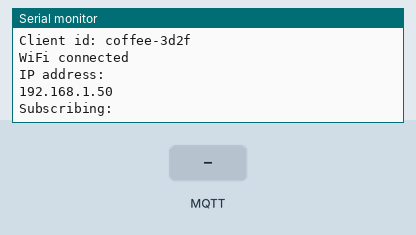
A sketch run on a simulated ESP8266 (NodeMCU). Shown: the last lines printed to the serial monitor. Inputs (shaded band) come from the test bench. WiFi joins after 1.5 s; servers stay silent unless stated; random numbers use the default seed unless the sketch sets one; no MQTT or app messages arrive unless stated; not simulated (calls return 0 or success): credentials.h; names the files do not define were given values by the test bench: MQTT_PORT = 1883, OTA_PORT = 80.

Above: at 2.4 s.
2.5 s: MQTT message "5" arrives on the first subscribed topic
At 3.4 s:
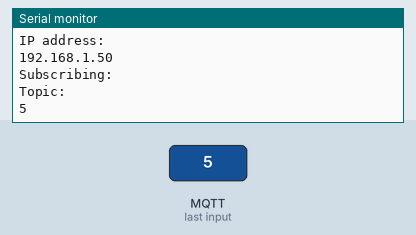
4.0 s: MQTT message "on" arrives on the first subscribed topic
At 5.2 s:
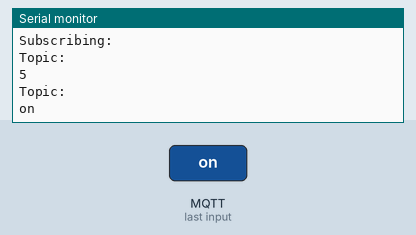
5.5 s: MQTT message "off" arrives on the first subscribed topic
At 6.4 s:
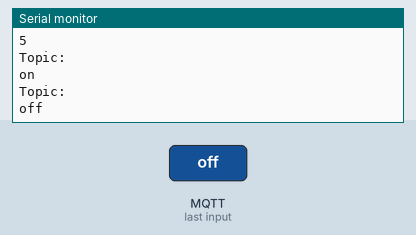

The sketch:

coffee.ino
```cpp
#include <EEPROM.h>

#include <ArduinoJson.h>
#include <ESP8266WiFi.h>
#include <ESP8266WiFiMulti.h>
#include <WiFiClientSecure.h>
#include <PubSubClient.h>
#include <ESP8266mDNS.h>
#include <WiFiUdp.h>
#include <ArduinoOTA.h>

#include "credentials.h"

const byte TICK_DELAY = 33;
const int JSON_BUFFER_SIZE = JSON_OBJECT_SIZE(10);

WiFiClient espClient;
PubSubClient client(espClient);

#include "connection.h"

void on_mqtt_message(char* topic, byte* payload, unsigned int length) {
  Serial.print("Topic: ");
  Serial.println(topic);
  /**
   * Transform this to more normal stuff like array of char not a bytefuck
   */
  char message[length + 1];
  for (int i = 0; i < length; i++) {
    message[i] = (char)payload[i];
  }
  message[length] = '\0';
  Serial.println(message);

  if (processJson(message)) {
    sendCurrentState();
    return;
  }
}

void setup() {
  Serial.begin(115200);
  delay(10);

  client.setServer(MQTT_HOST, MQTT_PORT);
  client.setCallback(on_mqtt_message);
}


void loop() {
  if (client.connected()) {
    client.loop();
    ArduinoOTA.handle();
  } else {
    if (ensureMqttConnection()) {
      onConnect();
    }
  }

  delay(TICK_DELAY);
}
```

connection.h
```cpp
void printWifiInfo() {
  Serial.println("");
  Serial.println("WiFi connected");
  Serial.println("IP address: ");
  Serial.println(WiFi.localIP());
}

void setupOTA() {
  Serial.println("Configuring ArduinoOTA");
  ArduinoOTA.setPort(OTA_PORT);
  ArduinoOTA.setHostname(OTA_HOST);
  ArduinoOTA.setPassword(OTA_PASSWORD);

  ArduinoOTA.onStart([]() {
    Serial.println("Starting");
    clearColor();
  });
  ArduinoOTA.onEnd([]() {
    Serial.println("\nEnd");
  });
  ArduinoOTA.onProgress([](unsigned int progress, unsigned int total) {
    Serial.printf("Progress: %u%%\r", (progress / (total / 100)));
  });
  ArduinoOTA.onError([](ota_error_t error) {
    Serial.printf("Error[%u]: ", error);
    if (error == OTA_AUTH_ERROR) Serial.println("Auth Failed");
    else if (error == OTA_BEGIN_ERROR) Serial.println("Begin Failed");
    else if (error == OTA_CONNECT_ERROR) Serial.println("Connect Failed");
    else if (error == OTA_RECEIVE_ERROR) Serial.println("Receive Failed");
    else if (error == OTA_END_ERROR) Serial.println("End Failed");
  });

  ArduinoOTA.begin();
}

void setupWifi() {
  WiFi.mode(WIFI_STA);
  while (true) {
    Serial.println("Connecting to: ");
    WiFi.begin(WIFI_NAME, WIFI_PASSWORD);
    Serial.println(WIFI_NAME);

    for (int i = 0; i < 2; i++) {
      if (WiFi.waitForConnectResult() == WL_CONNECTED) {
        randomSeed(micros());
        printWifiInfo();
        setupOTA();
        return;
      }
      delay(100);
      yield();
    }
  }
}

void ensureWifiConnection() {
  if (WiFi.status() != WL_CONNECTED) {
    delay(1);
    Serial.print("WIFI Disconnected. Attempting reconnection.");
    setupWifi();
  }
}

bool ensureMqttConnection() {
  ensureWifiConnection();
  bool ledTick = false;
  while (!client.connected()) {
    yield();
    ledTick = !ledTick;
    Serial.println("Attempting MQTT connection...");
    // Create a random client ID
    String clientId = "coffee-";
    clientId += String(random(0xffff), HEX);
    Serial.print("Client id: ");
    Serial.println(clientId);
    if (client.connect(clientId.c_str(), MQTT_USER, MQTT_PASSWORD)) {
      printWifiInfo();
      return true;
    } else {
      Serial.print("failed, rc=");
      Serial.print(client.state());
      Serial.println(" try again in 500 ms");
      delay(500);
    }
  }

  return false;
}

void onConnect() {
  Serial.println("Subscribing: ");

  Serial.println(MQTT_TOPIC_COMMAND);
  client.subscribe(MQTT_TOPIC_COMMAND);

  sendCurrentState();
}

int payloadToInt(byte* payload, unsigned int length) {
  char message[length + 1];
  for (int i = 0; i < length; i++) {
    message[i] = (char)payload[i];
  }
  message[length] = '\0';
  return String(message).toInt();
}
```

Measured:
- after the input at 2.5 s, the serial monitor: prints a new line at once (image 1)
- after the input at 4.0 s, the serial monitor: prints a new line at once (image 2)
- after the input at 5.5 s, the serial monitor: prints a new line at once (image 3)
